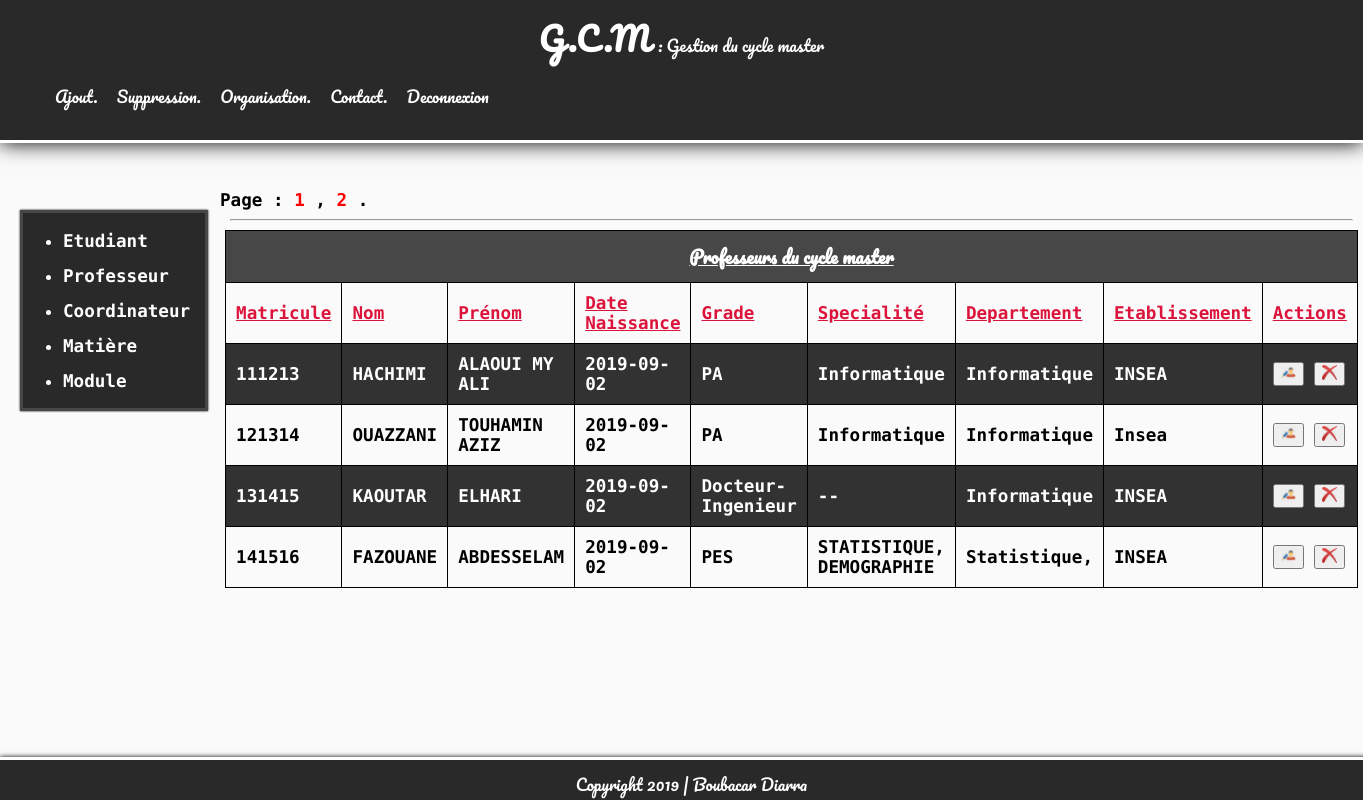
Page /views/acceuil.php?pageaffiche=professeur (signed in) on the committed database.
### tables this page shows
CREATE TABLE IF NOT EXISTS `professeur` (
  `cne` varchar(15) NOT NULL,
  `nom` varchar(15) NOT NULL,
  `prenom` varchar(15) NOT NULL,
  `dn` date NOT NULL,
  `grade` varchar(100) NOT NULL,
  `specialite` varchar(100) NOT NULL,
  `departement` varchar(100) NOT NULL,
  `etablissement` varchar(100) NOT NULL,
  PRIMARY KEY (`cne`)
);

### views/ConsultationProfesseur.php (the view, shortened to what this page needs)
<?php
$db = ConnecToDataBase::connecToDataBaseName('gem');
$nombreDeMessageParPage = 4;
$donnee = $db->query('select count(*) as nb_message from professeur')->fetch();
$totalMessage = $donnee['nb_message'];
$nombreDePage = ceil($totalMessage/$nombreDeMessageParPage);
echo "Page : ";
for($i = 1; $i <= $nombreDePage; $i++)
{
    if($i != $nombreDePage)
        echo '<a class="pagination" href="http://localhost/gemProp/views/acceuil.php?pageaffiche=professeur&page='. $i .'"> '. $i . ' </a> , ';
    else
        echo '<a class="pagination" href="http://localhost/gemProp/views/acceuil.php?pageaffiche=professeur&page='. $i .'"> '. $i . ' </a> .';
}
echo "<hr/>";
if(isset($_GET['page'])){
    $page = $_GET['page'];
}
else $page = 1;
$premierMessageAAfficher = ($page-1) * $nombreDeMessageParPage;
$reponse = $db->query('select * from professeur limit ' . $premierMessageAAfficher .',' .$nombreDeMessageParPage);
echo '        <table>
            <caption>Professeurs du cycle master</caption>
            <tr>
                <th>Matricule</th>
                <th>Nom</th>
                <th>Prénom</th>
                <th>Date Naissance</th>
                <th>Grade</th>
                <th>Specialité</th>
                <th>Departement</th>
                <th>Etablissement</th>
                <th>Actions</th>
            </tr>';
            $i = 2;
while($donnee = $reponse->fetch())
{
        $i++;
        if($i%2 == 0)
        {
            echo '<tr>'.'<td>'.$donnee['cne'].'</td>'.'<td>'.$donnee['nom'].'</td>'.'<td>'.$donnee['prenom'].'</td>'.'<td>'.$donnee['dn'].'</td>'.'<td>'.$donnee['grade'].'</td>'.'<td>'.$donnee['specialite'].'</td>'.'<td>'.$donnee['departement'].'</td>'.'<td>'.$donnee['etablissement'].'</td>';
            echo '<td>
    <button>
        <a href="../views/ModifierProfesseur.php?cne='.$donnee['cne'].'&page='.$page.'"><img src="../public/image/modify.png" alt="édition" title="éditer" class="buttonAction"></a>
    </button>
    <button>
        <a href="../controllers/SuppressionProfesseur.php?cne='.$donnee['cne'].'"><img src="../public/image/delete.png" alt="supprimer" title="supprimer" class="buttonAction"></a>
    </button>
</td>';
            echo "</tr>";
        }
        else
        {
            echo '<tr class="ligne-noire">'.'<td>'.$donnee['cne'].'</td>'.'<td>'.$donnee['nom'].'</td>'.'<td>'.$donnee['prenom'].'</td>'.'<td>'.$donnee['dn'].'</td>'.'<td>'.$donnee['grade'].'</td>'.'<td>'.$donnee['specialite'].'</td>'.'<td>'.$donnee['departement'].'</td>'.'<td>'.$donnee['etablissement'].'</td>';
            echo '<td>
    <button>
        <a href="../views/ModifierProfesseur.php?cne='.$donnee['cne'].'&page='.$page.'"><img src="../public/image/modify.png" alt="édition" title="éditer" class="buttonAction"></a>
    </button>
    <button>
        <a href="../controllers/SuppressionProfesseur.php?cne='.$donnee['cne'].'" class="confirmSuppression"><img src="../public/image/delete.png" alt="supprimer" title="supprimer" class="buttonAction"></a>
    </button>
</td>';
            echo "</tr>";
        }
}
echo "</table>";
?>

### public/css/styleTest.css (style rules this page uses)
body { margin: 0px; padding: 0px; font-family: 'Source Code Pro', monospace; background-color: rgb(250, 250, 250); }
a { color: white; text-decoration: none; }
section hr { width: 98%; }
caption { text-decoration: underline; font-family: 'Pacifico', cursive; padding: 10px; border: 1px solid black; border-bottom: none; background-color: rgb(71, 71, 71); color: white; }
table { width: 96%; margin: auto; text-align: left; border-collapse: collapse; margin-bottom: 20px; color: black; }
td, th { padding: 10px; border: 1px solid black; }
th { font-weight: 700; color: crimson; text-decoration: underline; }
.ligne-noire { background-color: rgb(50, 50, 50); color: white; }
.pagination { color: red; }
.buttonAction { width: 15px; height: 15px; margin: auto; }

### rows in the picture
professeur: cne "111213", nom "HACHIMI", prenom "ALAOUI MY ALI", dn "2019-09-02", grade "PA", specialite "Informatique", departement "Informatique", etablissement "INSEA"
professeur: cne "121314", nom "OUAZZANI", prenom "TOUHAMIN AZIZ", dn "2019-09-02", grade "PA", specialite "Informatique", departement "Informatique", etablissement "Insea"
professeur: cne "131415", nom "KAOUTAR", prenom "ELHARI", dn "2019-09-02", grade "Docteur-Ingenieur", specialite "--", departement "Informatique", etablissement "INSEA"
professeur: cne "141516", nom "FAZOUANE", prenom "ABDESSELAM", dn "2019-09-02", grade "PES", specialite "STATISTIQUE, DEMOGRAPHIE", departement "Statistique,", etablissement "INSEA"
